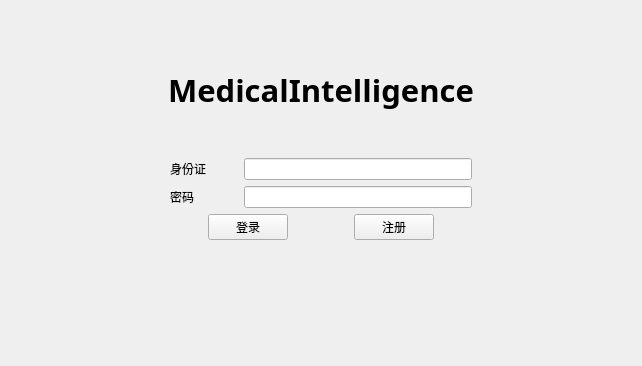
<?xml version="1.0" encoding="UTF-8"?>
<ui version="4.0">
 <class>PatientLogin</class>
 <widget class="QWidget" name="PatientLogin">
  <property name="geometry">
   <rect>
    <x>0</x>
    <y>0</y>
    <width>642</width>
    <height>366</height>
   </rect>
  </property>
  <property name="windowTitle">
   <string>MedicalIntelligence (Patient Client)</string>
  </property>
  <layout class="QVBoxLayout" name="verticalLayout" stretch="5,10,0,10,10,10">
   <item>
    <spacer name="verticalSpacer">
     <property name="orientation">
      <enum>Qt::Vertical</enum>
     </property>
     <property name="sizeHint" stdset="0">
      <size>
       <width>20</width>
       <height>40</height>
      </size>
     </property>
    </spacer>
   </item>
   <item>
    <widget class="QLabel" name="label_3">
     <property name="sizePolicy">
      <sizepolicy hsizetype="Preferred" vsizetype="Fixed">
       <horstretch>0</horstretch>
       <verstretch>0</verstretch>
      </sizepolicy>
     </property>
     <property name="font">
      <font>
       <family>Noto Sans SC</family>
       <pointsize>23</pointsize>
       <weight>75</weight>
       <bold>true</bold>
      </font>
     </property>
     <property name="layoutDirection">
      <enum>Qt::LeftToRight</enum>
     </property>
     <property name="text">
      <string>MedicalIntelligence</string>
     </property>
     <property name="alignment">
      <set>Qt::AlignHCenter|Qt::AlignTop</set>
     </property>
    </widget>
   </item>
   <item>
    <spacer name="verticalSpacer_3">
     <property name="orientation">
      <enum>Qt::Vertical</enum>
     </property>
     <property name="sizeHint" stdset="0">
      <size>
       <width>20</width>
       <height>40</height>
      </size>
     </property>
    </spacer>
   </item>
   <item>
    <layout class="QGridLayout" name="gridLayout" columnstretch="7,3,10,7">
     <item row="1" column="2">
      <widget class="QLineEdit" name="password">
       <property name="text">
        <string/>
       </property>
       <property name="echoMode">
        <enum>QLineEdit::Password</enum>
       </property>
      </widget>
     </item>
     <item row="0" column="1">
      <widget class="QLabel" name="label">
       <property name="text">
        <string>身份证</string>
       </property>
      </widget>
     </item>
     <item row="1" column="1">
      <widget class="QLabel" name="label_2">
       <property name="text">
        <string>密码</string>
       </property>
      </widget>
     </item>
     <item row="0" column="2">
      <widget class="QLineEdit" name="username">
       <property name="text">
        <string/>
       </property>
      </widget>
     </item>
     <item row="0" column="0">
      <spacer name="horizontalSpacer_4">
       <property name="orientation">
        <enum>Qt::Horizontal</enum>
       </property>
       <property name="sizeHint" stdset="0">
        <size>
         <width>40</width>
         <height>20</height>
        </size>
       </property>
      </spacer>
     </item>
     <item row="1" column="0">
      <spacer name="horizontalSpacer_5">
       <property name="orientation">
        <enum>Qt::Horizontal</enum>
       </property>
       <property name="sizeHint" stdset="0">
        <size>
         <width>40</width>
         <height>20</height>
        </size>
       </property>
      </spacer>
     </item>
     <item row="0" column="3">
      <spacer name="horizontalSpacer_6">
       <property name="orientation">
        <enum>Qt::Horizontal</enum>
       </property>
       <property name="sizeHint" stdset="0">
        <size>
         <width>40</width>
         <height>20</height>
        </size>
       </property>
      </spacer>
     </item>
     <item row="1" column="3">
      <spacer name="horizontalSpacer_7">
       <property name="orientation">
        <enum>Qt::Horizontal</enum>
       </property>
       <property name="sizeHint" stdset="0">
        <size>
         <width>40</width>
         <height>20</height>
        </size>
       </property>
      </spacer>
     </item>
    </layout>
   </item>
   <item>
    <layout class="QHBoxLayout" name="horizontalLayout" stretch="10,10,3,10,10">
     <item>
      <spacer name="horizontalSpacer">
       <property name="orientation">
        <enum>Qt::Horizontal</enum>
       </property>
       <property name="sizeHint" stdset="0">
        <size>
         <width>40</width>
         <height>20</height>
        </size>
       </property>
      </spacer>
     </item>
     <item>
      <widget class="QPushButton" name="loginBtn">
       <property name="sizePolicy">
        <sizepolicy hsizetype="Fixed" vsizetype="Fixed">
         <horstretch>0</horstretch>
         <verstretch>0</verstretch>
        </sizepolicy>
       </property>
       <property name="layoutDirection">
        <enum>Qt::LeftToRight</enum>
       </property>
       <property name="text">
        <string>登录</string>
       </property>
      </widget>
     </item>
     <item>
      <spacer name="horizontalSpacer_3">
       <property name="orientation">
        <enum>Qt::Horizontal</enum>
       </property>
       <property name="sizeHint" stdset="0">
        <size>
         <width>40</width>
         <height>20</height>
        </size>
       </property>
      </spacer>
     </item>
     <item>
      <widget class="QPushButton" name="registerBtn">
       <property name="sizePolicy">
        <sizepolicy hsizetype="Fixed" vsizetype="Fixed">
         <horstretch>0</horstretch>
         <verstretch>0</verstretch>
        </sizepolicy>
       </property>
       <property name="text">
        <string>注册</string>
       </property>
      </widget>
     </item>
     <item>
      <spacer name="horizontalSpacer_2">
       <property name="orientation">
        <enum>Qt::Horizontal</enum>
       </property>
       <property name="sizeHint" stdset="0">
        <size>
         <width>40</width>
         <height>20</height>
        </size>
       </property>
      </spacer>
     </item>
    </layout>
   </item>
   <item>
    <spacer name="verticalSpacer_2">
     <property name="orientation">
      <enum>Qt::Vertical</enum>
     </property>
     <property name="sizeHint" stdset="0">
      <size>
       <width>20</width>
       <height>40</height>
      </size>
     </property>
    </spacer>
   </item>
  </layout>
 </widget>
 <resources/>
 <connections/>
</ui>
